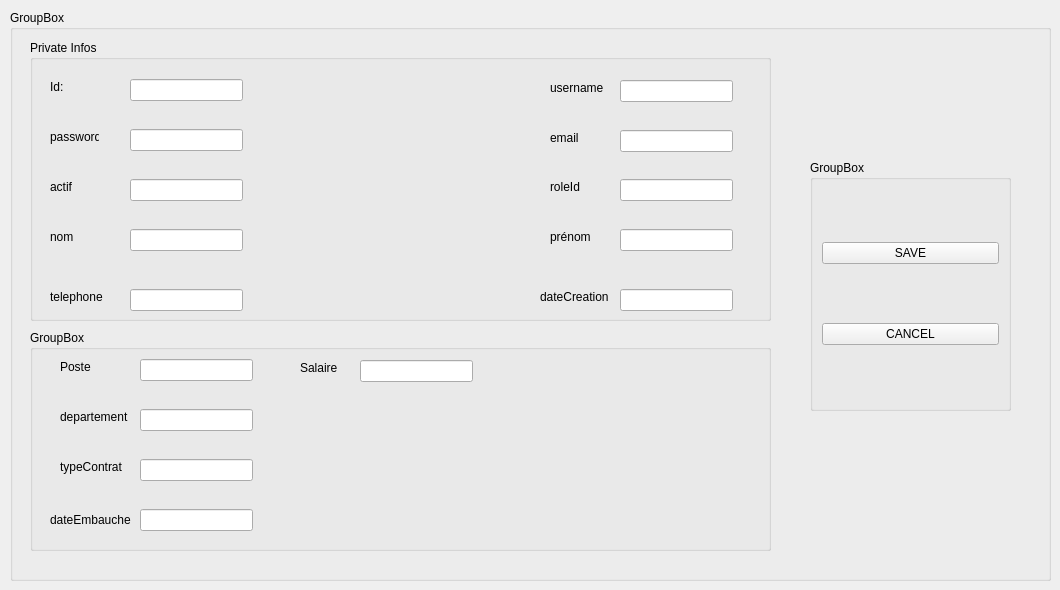
             <widget class="QWidget" name="page_4">
              <widget class="QGroupBox" name="groupBox_5">
               <property name="geometry">
                <rect>
                 <x>10</x>
                 <y>10</y>
                 <width>1041</width>
                 <height>571</height>
                </rect>
               </property>
               <property name="title">
                <string>GroupBox</string>
               </property>
               <widget class="QGroupBox" name="groupBox_6">
                <property name="geometry">
                 <rect>
                  <x>20</x>
                  <y>30</y>
                  <width>741</width>
                  <height>281</height>
                 </rect>
                </property>
                <property name="title">
                 <string>Private Infos</string>
                </property>
                <widget class="QLineEdit" name="lineEdit_26">
                 <property name="geometry">
                  <rect>
                   <x>590</x>
                   <y>90</y>
                   <width>113</width>
                   <height>22</height>
                  </rect>
                 </property>
                </widget>
                <widget class="QLineEdit" name="lineEdit_28">
                 <property name="geometry">
                  <rect>
                   <x>100</x>
                   <y>249</y>
                   <width>113</width>
                   <height>22</height>
                  </rect>
                 </property>
                </widget>
                <widget class="QLabel" name="label_44">
                 <property name="geometry">
                  <rect>
                   <x>20</x>
                   <y>89</y>
                   <width>49</width>
                   <height>16</height>
                  </rect>
                 </property>
                 <property name="text">
                  <string>password </string>
                 </property>
                </widget>
                <widget class="QLabel" name="label_38">
                 <property name="geometry">
                  <rect>
                   <x>520</x>
                   <y>139</y>
                   <width>49</width>
                   <height>16</height>
                  </rect>
                 </property>
                 <property name="text">
                  <string>roleId </string>
                 </property>
                </widget>
                <widget class="QLineEdit" name="lineEdit_33">
                 <property name="geometry">
                  <rect>
                   <x>100</x>
                   <y>89</y>
                   <width>113</width>
                   <height>22</height>
                  </rect>
                 </property>
                </widget>
                <widget class="QLineEdit" name="lineEdit_34">
                 <property name="geometry">
                  <rect>
                   <x>590</x>
                   <y>139</y>
                   <width>113</width>
                   <height>22</height>
                  </rect>
                 </property>
                </widget>
                <widget class="QLabel" name="label_34">
                 <property name="geometry">
                  <rect>
                   <x>520</x>
                   <y>40</y>
                   <width>61</width>
                   <height>16</height>
                  </rect>
                 </property>
                 <property name="text">
                  <string>username </string>
                 </property>
                </widget>
                <widget class="QLabel" name="label_46">
                 <property name="geometry">
                  <rect>
                   <x>20</x>
                   <y>189</y>
                   <width>49</width>
                   <height>16</height>
                  </rect>
                 </property>
                 <property name="text">
                  <string>nom </string>
                 </property>
                </widget>
                <widget class="QLineEdit" name="lineEdit_32">
                 <property name="geometry">
                  <rect>
                   <x>100</x>
                   <y>139</y>
                   <width>113</width>
                   <height>22</height>
                  </rect>
                 </property>
                </widget>
                <widget class="QLabel" name="label_43">
                 <property name="geometry">
                  <rect>
                   <x>510</x>
                   <y>249</y>
                   <width>71</width>
                   <height>16</height>
                  </rect>
                 </property>
                 <property name="text">
                  <string>dateCreation </string>
                 </property>
                </widget>
                <widget class="QLineEdit" name="lineEdit_29">
                 <property name="geometry">
                  <rect>
                   <x>100</x>
                   <y>189</y>
                   <width>113</width>
                   <height>22</height>
                  </rect>
                 </property>
                </widget>
                <widget class="QLabel" name="label_40">
                 <property name="geometry">
                  <rect>
                   <x>520</x>
                   <y>189</y>
                   <width>49</width>
                   <height>16</height>
                  </rect>
                 </property>
                 <property name="text">
                  <string>prénom </string>
                 </property>
                </widget>
                <widget class="QLineEdit" name="lineEdit_30">
                 <property name="geometry">
                  <rect>
                   <x>590</x>
                   <y>189</y>
                   <width>113</width>
                   <height>22</height>
                  </rect>
                 </property>
                </widget>
                <widget class="QLineEdit" name="lineEdit_27">
                 <property name="geometry">
                  <rect>
                   <x>100</x>
                   <y>39</y>
                   <width>113</width>
                   <height>22</height>
                  </rect>
                 </property>
                </widget>
                <widget class="QLineEdit" name="lineEdit_35">
                 <property name="geometry">
                  <rect>
                   <x>590</x>
                   <y>249</y>
                   <width>113</width>
                   <height>22</height>
                  </rect>
                 </property>
                </widget>
                <widget class="QLabel" name="label_45">
                 <property name="geometry">
                  <rect>
                   <x>20</x>
                   <y>139</y>
                   <width>49</width>
                   <height>16</height>
                  </rect>
                 </property>
                 <property name="text">
                  <string>actif </string>
                 </property>
                </widget>
                <widget class="QLabel" name="label_47">
                 <property name="geometry">
                  <rect>
                   <x>20</x>
                   <y>39</y>
                   <width>49</width>
                   <height>16</height>
                  </rect>
                 </property>
                 <property name="text">
                  <string>Id:</string>
                 </property>
                </widget>
                <widget class="QLabel" name="label_36">
                 <property name="geometry">
                  <rect>
                   <x>520</x>
                   <y>90</y>
                   <width>49</width>
                   <height>16</height>
                  </rect>
                 </property>
                 <property name="text">
                  <string>email </string>
                 </property>
                </widget>
                <widget class="QLabel" name="label_48">
                 <property name="geometry">
                  <rect>
                   <x>20</x>
                   <y>249</y>
                   <width>61</width>
                   <height>16</height>
                  </rect>
                 </property>
                 <property name="text">
                  <string>telephone </string>
                 </property>
                </widget>
                <widget class="QLineEdit" name="lineEdit_31">
                 <property name="geometry">
                  <rect>
                   <x>590</x>
                   <y>40</y>
                   <width>113</width>
                   <height>22</height>
                  </rect>
                 </property>
                </widget>
               </widget>
               <widget class="QGroupBox" name="groupBox_7">
                <property name="geometry">
                 <rect>
                  <x>20</x>
                  <y>320</y>
                  <width>741</width>
                  <height>221</height>
                 </rect>
                </property>
                <property name="title">
                 <string>GroupBox</string>
                </property>
                <widget class="QLineEdit" name="lineEdit_45">
                 <property name="geometry">
                  <rect>
                   <x>330</x>
                   <y>30</y>
                   <width>113</width>
                   <height>22</height>
                  </rect>
                 </property>
                </widget>
                <widget class="QLineEdit" name="lineEdit_37">
                 <property name="geometry">
                  <rect>
                   <x>110</x>
                   <y>239</y>
                   <width>113</width>
                   <height>22</height>
                  </rect>
                 </property>
                </widget>
                <widget class="QLabel" name="label_49">
                 <property name="geometry">
                  <rect>
                   <x>30</x>
                   <y>79</y>
                   <width>71</width>
                   <height>16</height>
                  </rect>
                 </property>
                 <property name="text">
                  <string>departement </string>
                 </property>
                </widget>
                <widget class="QLineEdit" name="lineEdit_41">
                 <property name="geometry">
                  <rect>
                   <x>110</x>
                   <y>179</y>
                   <width>113</width>
                   <height>22</height>
                  </rect>
                 </property>
                </widget>
                <widget class="QLabel" name="label_50">
                 <property name="geometry">
                  <rect>
                   <x>20</x>
                   <y>180</y>
                   <width>81</width>
                   <height>20</height>
                  </rect>
                 </property>
                 <property name="text">
                  <string>dateEmbauche </string>
                 </property>
                </widget>
                <widget class="QLabel" name="label_51">
                 <property name="geometry">
                  <rect>
                   <x>520</x>
                   <y>239</y>
                   <width>71</width>
                   <height>16</height>
                  </rect>
                 </property>
                 <property name="text">
                  <string>dateCreation </string>
                 </property>
                </widget>
                <widget class="QLineEdit" name="lineEdit_38">
                 <property name="geometry">
                  <rect>
                   <x>110</x>
                   <y>79</y>
                   <width>113</width>
                   <height>22</height>
                  </rect>
                 </property>
                </widget>
                <widget class="QLabel" name="label_53">
                 <property name="geometry">
                  <rect>
                   <x>30</x>
                   <y>29</y>
                   <width>49</width>
                   <height>16</height>
                  </rect>
                 </property>
                 <property name="text">
                  <string>Poste</string>
                 </property>
                </widget>
                <widget class="QLabel" name="label_54">
                 <property name="geometry">
                  <rect>
                   <x>30</x>
                   <y>239</y>
                   <width>61</width>
                   <height>16</height>
                  </rect>
                 </property>
                 <property name="text">
                  <string>telephone </string>
                 </property>
                </widget>
                <widget class="QLineEdit" name="lineEdit_44">
                 <property name="geometry">
                  <rect>
                   <x>600</x>
                   <y>239</y>
                   <width>113</width>
                   <height>22</height>
                  </rect>
                 </property>
                </widget>
                <widget class="QLineEdit" name="lineEdit_40">
                 <property name="geometry">
                  <rect>
                   <x>110</x>
                   <y>129</y>
                   <width>113</width>
                   <height>22</height>
                  </rect>
                 </property>
                </widget>
                <widget class="QLabel" name="label_52">
                 <property name="geometry">
                  <rect>
                   <x>30</x>
                   <y>129</y>
                   <width>71</width>
                   <height>16</height>
                  </rect>
                 </property>
                 <property name="text">
                  <string>typeContrat </string>
                 </property>
                </widget>
                <widget class="QLabel" name="label_35">
                 <property name="geometry">
                  <rect>
                   <x>270</x>
                   <y>30</y>
                   <width>61</width>
                   <height>16</height>
                  </rect>
                 </property>
                 <property name="text">
                  <string>Salaire </string>
                 </property>
                </widget>
                <widget class="QLineEdit" name="lineEdit_43">
                 <property name="geometry">
                  <rect>
                   <x>110</x>
                   <y>29</y>
                   <width>113</width>
                   <height>22</height>
                  </rect>
                 </property>
                </widget>
               </widget>
               <widget class="QGroupBox" name="groupBox_9">
                <property name="geometry">
                 <rect>
                  <x>800</x>
                  <y>150</y>
                  <width>201</width>
                  <height>251</height>
                 </rect>
                </property>
                <property name="title">
                 <string>GroupBox</string>
                </property>
                <layout class="QVBoxLayout" name="verticalLayout_5">
                 <item>
                  <widget class="QPushButton" name="pushButton_33">
                   <property name="text">
                    <string>SAVE</string>
                   </property>
                  </widget>
                 </item>
                 <item>
                  <widget class="QPushButton" name="pushButton_34">
                   <property name="text">
                    <string>CANCEL</string>
                   </property>
                  </widget>
                 </item>
                </layout>
               </widget>
              </widget>
             </widget>
